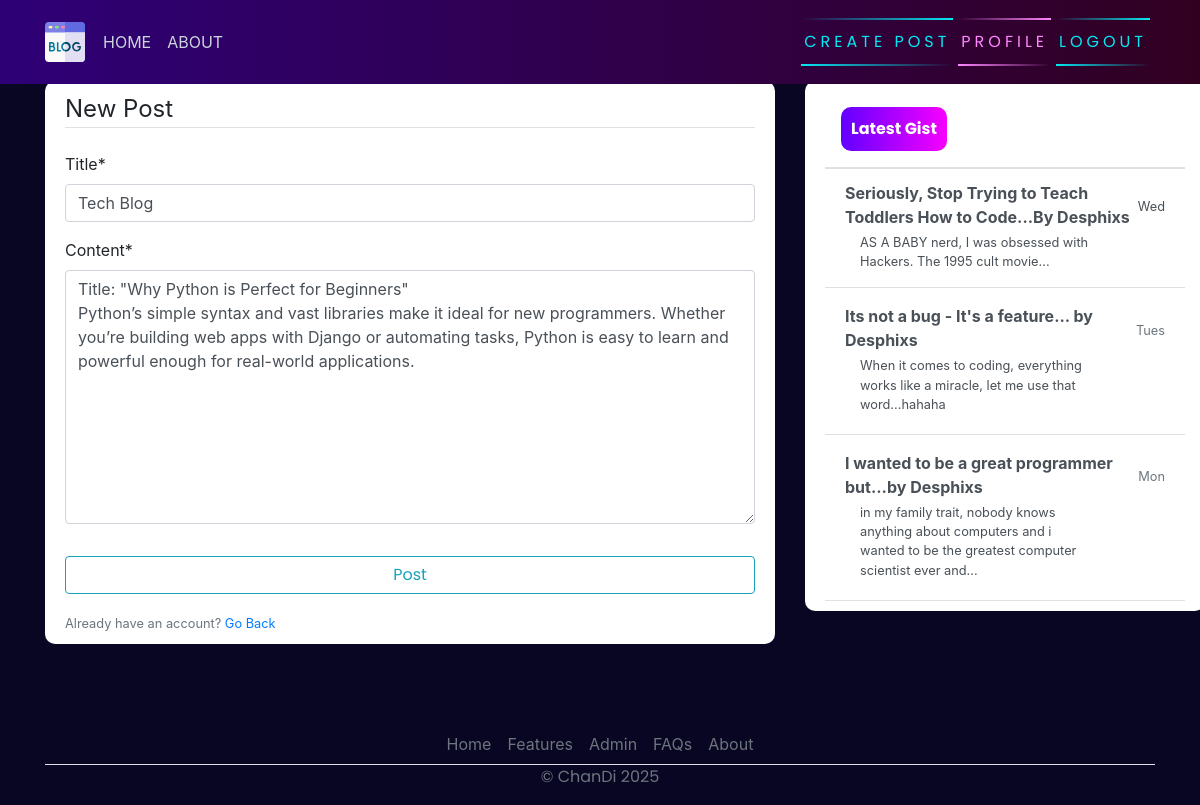
The page /post/7/update (signed in) on the database its author committed.
### blog/models.py (models this page shows, shortened)
class Post(models.Model):
    title = models.CharField(max_length=200)
    content = models.TextField()
    date_posted = models.DateTimeField(default=timezone.now)
    author = models.ForeignKey(User, on_delete=models.CASCADE)

### blog/views.py (the view, shortened to what this page needs)
# urls.py: path('post/<int:pk>/update', PostUpdateView.as_view(), name="blog-update"),
class PostUpdateView(LoginRequiredMixin, UserPassesTestMixin, UpdateView):
    model = Post
    fields = ['title', 'content']
    def test_func(self):
        post = self.get_object()
        if self.request.user == post.author:
            return True
        return False

### blog/templates/blog/post_form.html (shortened to what this page needs)
{% extends 'blog/base.html' %}
{% load crispy_forms_tags %}
{% block content %}
  <div class="content-section">
    <form action="" method="post">
      <fieldset class="form-group">
        <legend class="border-bottom mb-4">New Post</legend>
        {{ form|crispy }}
      </fieldset>
      <div class="form-group">
        <button class="btn btn-outline-info" type="submit">Post</button>
      </div>
    </form>
    <div clas="border-top pt-3">
      <small class="text-muted">Already have an account? <a href="{% url 'blog-home' %}">Go Back</a></small>
    </div>
  </div>
{% endblock content %}

### blog/Static/blog/main.css (style rules this page uses)
body { background-color: rgb(9, 6, 35); margin-top: 5rem; background-size: contain; background-repeat: no-repeat; }
.content-section { background: #ffffff; padding: 10px 20px; border-radius: 10px; margin-bottom: 20px; }
button { font-family: 'Poppins', sans-serif; border: none; outline: 0; display: inline-block; padding: 8px; color: white; background-color: #000; text-align: center; cursor: pointer; width: 100%; font-size: 18px; transition: 1s; background: linear-gradient(270deg, rgb(247, 0, 255) 0%, rgb(98, 0, 255) 100%); }

### rows shown on the page
Post: title "Tech Blog", content "Title: \"Why Python is Perfect for Beginners\" Python’s simple syntax and vast libraries make it ideal for new programmers. Whether you’re building web apps with Django or automating tasks, Python is easy to learn and powerful enough for real-world applications."
